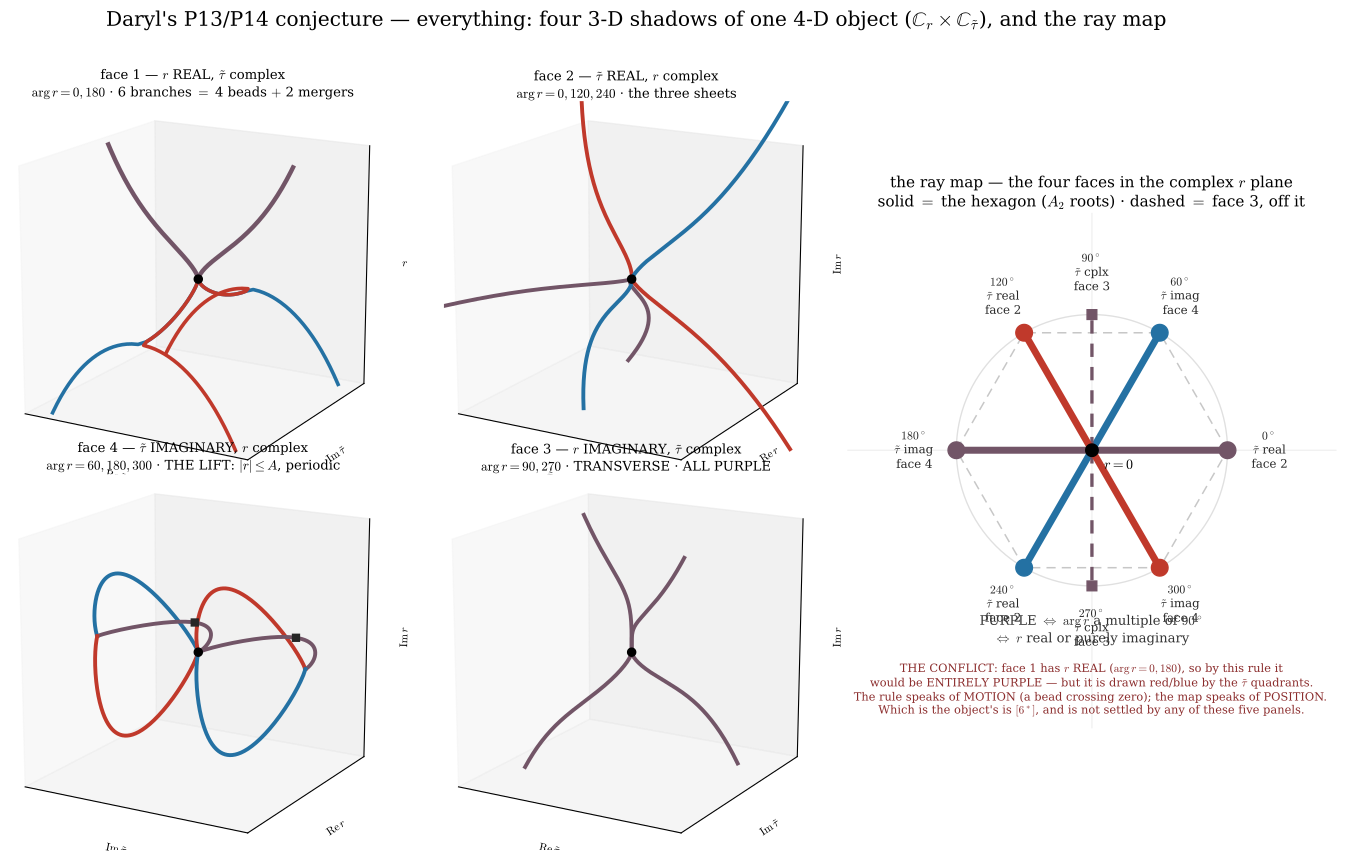

Reproduce this figure in Python.
"""DARYL'S P13/P14 CONJECTURE -- EVERYTHING IN ONE PLACE.
Four 3-D renderings of the one 4-D object (C_r x C_tau~), plus the ray map that relates them.

  face 1  r REAL,      tau~ complex  -> arg r = 0,180        six branches = FOUR BEADS + TWO MERGERS
  face 2  tau~ REAL,   r complex     -> arg r = 0,120,240    the three sheets (six segments)
  face 4  tau~ IMAG,   r complex     -> arg r = 60,180,300   THE LIFT: |r| <= A, periodic, closes
  face 3  r IMAG,      tau~ complex  -> arg r = 90,270       TRANSVERSE: between the rays, all purple

  ray map: faces 2+4 = the HEXAGON (A2 roots). Face 3 sits off it, on the axis-crossings.

*** THE CONFLICT, MARKED NOT HIDDEN (r1080) ***
Face 1 is coloured by the TAU~ quadrants (Q1,Q3 vs Q2,Q4). The ray map's rule says PURPLE <=> arg r a
multiple of 90 <=> r real or purely imaginary. But face 1 HAS r REAL (arg r = 0 or 180): by the ray
rule face 1 would be ENTIRELY PURPLE. It is not, as drawn. SAME RULE, TWO FACES, TWO ANSWERS.
The rule as stated -- "conjugate when you go from positive to negative, real or imaginary, r or tau~" --
is about MOTION ALONG A BEAD (a path crossing zero), while the quadrant/ray readings are about WHERE A
POINT SITS. Those are not the same thing, and on a slice where a coordinate is pinned to zero the
distinction bites. WHICH READING IS THE OBJECT'S IS EXACTLY [6*] AND IS NOT SETTLED HERE.

*** STATUS: A CONJECTURE. Not derived. Not species = sign(r). No face settles it. THE RHYME STAYS A
RHYME until A3 works the full C_r x C_tau~ object. These pictures carry the conjecture. ***

*** STATUS, CORRECTED r6571 (node 64).  [6*] IS RESOLVED, AND HAS BEEN SINCE A3. ***
    The line above -- that the rhyme stays a rhyme "until A3 works the full C_r x C_tau~
    object" -- was written before that work was done.  IT HAS BEEN DONE:
    storyboard_receipts/A3_factorization.py, worked on the full C_r x C_tau~ and green,
    reports "[6] RESOLVED, bounded".  It establishes

        C = (Q -> -Q)_field  o  (R o K)_geometric

    with R : (r, tau~; 2M, Q) |-> (-r, tau~; -2M, Q)   linear, tau~ FIXED
         K : (r, tau~; 2M, Q) |-> (conj r, conj tau~; 2M, Q)   ANTIlinear
    R o K reproducing C's action on species, |mass|, mass-sign and the
    Feynman-Stuckelberg wing structure, and BLIND to the electric-charge sign because
    both factors depend on Q only through Q^2.  ** The geometry carries all of C's
    KINEMATIC content; only the charge sign closes from the field. **

    ⌗ AND P13 SAYS IT IN PUBLISHED PROSE: "Nor does the factorisation vindicate a
    'species = sign r' reading: the maps are stated on the full object, where sign r has
    no meaning off the real axis, and the particle/antiparticle content is the
    Feynman-Stuckelberg relation the object carries, not the slice's sign."

    ⛔ WHAT REMAINS OPEN IS NOT [6*] BUT A3's OWN DO-NOT-ASSERT: that R o K acts on P14's
    actual fermion zero-modes as C's kinematic conjugation.  ** Do not read a mode count
    on any locus as a species grading on the strength of these pictures. **

    ⚠ THIS STALE LINE COST FOUR TURNS at r6561-r6569: node 64 eliminated candidate
    readings by hand against a status marker that had been superseded, instead of opening
    the receipt named two lines away.  *** A status line in a figure is a claim about the
    corpus and goes stale exactly like any other. ***
"""
import numpy as np, matplotlib; matplotlib.use('Agg'); import matplotlib.pyplot as plt
import matplotlib.colors as mc
from mpl_toolkits.mplot3d import Axes3D  # noqa
plt.rcParams.update({'font.family':'serif','font.size':11,'mathtext.fontset':'cm'})
BLUE, RED = '#2471a3', '#c0392b'
PURPLE = tuple((np.array(mc.to_rgb(RED)) + np.array(mc.to_rgb(BLUE)))/2)
A = 2**(1/3)/np.sqrt(3); rmax = 2.4

def fmt(ax, xl, yl, zl, title, xlim, ylim, zlim):
    ax.scatter([0],[0],[0], color='k', s=34, zorder=10)
    ax.set_xlabel(xl, labelpad=-4, fontsize=8); ax.set_ylabel(yl, labelpad=-4, fontsize=8)
    ax.set_zlabel(zl, labelpad=-5, fontsize=8)
    ax.set_xlim(*xlim); ax.set_ylim(*ylim); ax.set_zlim(*zlim)
    ax.set_xticks([]); ax.set_yticks([]); ax.set_zticks([])
    ax.view_init(elev=16, azim=-60); ax.set_box_aspect((1,1,1), zoom=1.16)
    ax.set_title(title, fontsize=9.5, pad=-14)

fig = plt.figure(figsize=(17.5, 9.6))
gs = fig.add_gridspec(2, 3, width_ratios=[1,1,1.15], hspace=0.02, wspace=0.02)

# ---- FACE 1: r real, tau~ complex. six branches; tau~-quadrant colouring ----
ax = fig.add_subplot(gs[0,0], projection='3d')
rp = np.linspace(1e-4, rmax, 300); sx = np.array([(2/3)*np.arcsinh((r/A)**1.5) for r in rp])
rn = np.linspace(-1e-4, -rmax, 360)
def wing(r):
    u = abs(r/A)**1.5
    return (0.0,(2/3)*np.arcsin(u)) if u<=1 else ((2/3)*np.arccosh(u), np.pi/3)
W = np.array([wing(r) for r in rn]); wx, wy = W[:,0], W[:,1]
for ex, ey in [(+1,+1),(-1,+1),(-1,-1),(+1,-1)]:
    ax.plot(ex*wx, ey*wy, rn, color=(BLUE if ex*ey>0 else RED), lw=2.6)
for e in (+1,-1): ax.plot(e*sx, 0*rp, rp, color=PURPLE, lw=3.2)
fmt(ax, r'$\mathrm{Re}\,\tilde\tau$', r'$\mathrm{Im}\,\tilde\tau$', r'$r$',
    'face 1 — $r$ REAL, $\\tilde\\tau$ complex\n$\\arg r=0,180$ · 6 branches $=$ 4 beads $+$ 2 mergers',
    (2,-2),(1.2,-1.2),(-rmax,rmax))

# ---- FACE 2: tau~ real, r complex. three sheets; r-quadrant colouring ----
ax = fig.add_subplot(gs[0,1], projection='3d')
tp = np.linspace(1e-4,2.0,300); tn = np.linspace(-2.0,-1e-4,300)
mod2 = lambda t: A*np.abs(np.sinh(1.5*t))**(2/3)
C2 = {(1,'+'):RED,(1,'-'):BLUE,(2,'+'):BLUE,(2,'-'):RED,(0,'+'):PURPLE,(0,'-'):PURPLE}
for k in (0,1,2):
    for t,sg in ((tp,'+'),(tn,'-')):
        z = mod2(t)*np.exp(2j*np.pi*k/3); ax.plot(t, z.real, z.imag, color=C2[(k,sg)], lw=2.8)
fmt(ax, r'$\tilde\tau$', r'$\mathrm{Re}\,r$', r'$\mathrm{Im}\,r$',
    'face 2 — $\\tilde\\tau$ REAL, $r$ complex\n$\\arg r=0,120,240$ · the three sheets',
    (2,-2),(1.9,-1.9),(-1.9,1.9))

# ---- FACE 4: tau~ imaginary -> THE LIFT: bounded, periodic ----
ax = fig.add_subplot(gs[1,0], projection='3d')
sp = np.linspace(1e-4,2*np.pi/3,400); sn = np.linspace(-2*np.pi/3,-1e-4,400)
mod4 = lambda s: A*np.abs(np.sin(1.5*s))**(2/3)
for deg,(cp,cn) in {60:(BLUE,RED),180:(PURPLE,PURPLE),300:(RED,BLUE)}.items():
    for s,c in ((sp,cp),(sn,cn)):
        z = mod4(s)*np.exp(1j*np.deg2rad(deg)); ax.plot(s, z.real, z.imag, color=c, lw=2.8)
for s0 in (np.pi/3,-np.pi/3): ax.plot([s0],[-A],[0],'s',color='0.15',ms=5,zorder=9)
fmt(ax, r'$\mathrm{Im}\,\tilde\tau$', r'$\mathrm{Re}\,r$', r'$\mathrm{Im}\,r$',
    'face 4 — $\\tilde\\tau$ IMAGINARY, $r$ complex\n$\\arg r=60,180,300$ · THE LIFT: $|r|\\leq A$, periodic',
    (2.2,-2.2),(0.95,-0.95),(-0.95,0.95))

# ---- FACE 3: r imaginary -> TRANSVERSE, all purple ----
ax = fig.add_subplot(gs[1,1], projection='3d')
def tau_of_y(y,sgn):
    u=(abs(y)/A)**1.5; z = sgn*u*np.exp(-1j*np.pi/4) if y>0 else sgn*u*np.exp(+1j*np.pi/4)
    return (2/3)*np.arcsinh(z)
for sgn in (+1,-1):
    for ys in (np.linspace(1e-4,1.8,300), np.linspace(-1.8,-1e-4,300)):
        T = np.array([tau_of_y(y,sgn) for y in ys]); ax.plot(T.real, T.imag, ys, color=PURPLE, lw=2.8)
fmt(ax, r'$\mathrm{Re}\,\tilde\tau$', r'$\mathrm{Im}\,\tilde\tau$', r'$\mathrm{Im}\,r$',
    'face 3 — $r$ IMAGINARY, $\\tilde\\tau$ complex\n$\\arg r=90,270$ · TRANSVERSE · ALL PURPLE',
    (1.9,-1.9),(1.1,-1.1),(-1.9,1.9))

# ---- THE RAY MAP ----
ax = fig.add_subplot(gs[:,2])
def col(t):
    t%=360
    return PURPLE if t%90==0 else (BLUE if (0<t<90 or 180<t<270) else RED)
ax.add_artist(plt.Circle((0,0),1.0,fill=False,color='0.88',lw=1))
ax.plot([np.cos(np.deg2rad(t)) for t in range(0,361,60)],[np.sin(np.deg2rad(t)) for t in range(0,361,60)],
        color='0.78',lw=1.1,ls=(0,(6,4)),zorder=1)
FACE={0:'2',60:'4',90:'3',120:'2',180:'4',240:'2',270:'3',300:'4'}
CHAR={0:'real',60:'imag',90:'cplx',120:'real',180:'imag',240:'real',270:'cplx',300:'imag'}
for th in [0,60,90,120,180,240,270,300]:
    c=col(th); hexed=(th%60==0); x,y=np.cos(np.deg2rad(th)),np.sin(np.deg2rad(th))
    ax.plot([0,x],[0,y],color=c,lw=5 if hexed else 2.4,ls='-' if hexed else (0,(4,3)),zorder=3)
    ax.plot(x,y,'o' if hexed else 's',color=c,ms=12 if hexed else 7,zorder=4)
    ax.annotate(f'${th}^\\circ$\n$\\tilde\\tau$ {CHAR[th]}\nface {FACE[th]}',(x,y),
                xytext=(1.31*x,1.31*y),ha='center',va='center',fontsize=8.5,color='0.15')
ax.axhline(0,color='0.93',lw=0.8,zorder=0); ax.axvline(0,color='0.93',lw=0.8,zorder=0)
ax.plot(0,0,'o',color='k',ms=9,zorder=5); ax.annotate('$r=0$',(0,0),xytext=(0.09,-0.14),fontsize=10)
ax.set_aspect('equal'); ax.set_xlim(-1.8,1.8); ax.set_ylim(-2.05,1.75); ax.axis('off')
ax.set_title('the ray map — the four faces in the complex $r$ plane\n'
             'solid $=$ the hexagon ($A_2$ roots) · dashed $=$ face 3, off it', fontsize=11, pad=4)
ax.text(0,-1.42,'PURPLE $\\Leftrightarrow$ $\\arg r$ a multiple of $90^\\circ$\n$\\Leftrightarrow$ $r$ real or purely imaginary',
        ha='center',fontsize=9.5,color='0.2')
ax.text(0,-1.98,'THE CONFLICT: face 1 has $r$ REAL ($\\arg r=0,180$), so by this rule it\n'
        'would be ENTIRELY PURPLE — but it is drawn red/blue by the $\\tilde\\tau$ quadrants.\n'
        'The rule speaks of MOTION (a bead crossing zero); the map speaks of POSITION.\n'
        'Which is the object\'s is $[6^*]$, and is not settled by any of these five panels.',
        ha='center',fontsize=8.2,color='#8a2b2b',va='bottom')
fig.suptitle("Daryl's P13/P14 conjecture — everything: four 3-D shadows of one 4-D object ($\\mathbb{C}_r\\times\\mathbb{C}_{\\tilde\\tau}$), and the ray map",
             fontsize=14.5, y=0.975)
plt.savefig('daryl_p13p14_EVERYTHING.pdf', bbox_inches='tight')
plt.savefig('daryl_p13p14_EVERYTHING.png', dpi=150, bbox_inches='tight')
print('all four faces + the ray map, in one image. conflict marked on the map.')
